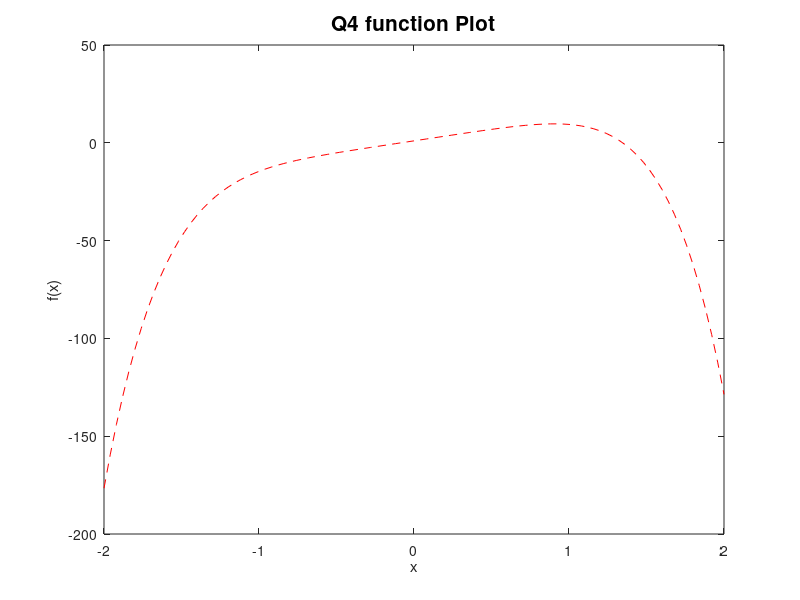

MATLAB code to generate this figure:
x=linspace(-2,2,101);
y=-2*x.^6-1.6*x.^4 + 12*x + 1
plot(x,y,"r--")


%Plot tiles and axis settings
title("Q4 function Plot", 'fontsize', 15)
xlabel('x', 'fontsize', 11);   % axis label
ylabel('f(x)', 'fontsize', 11);   % axil label 
